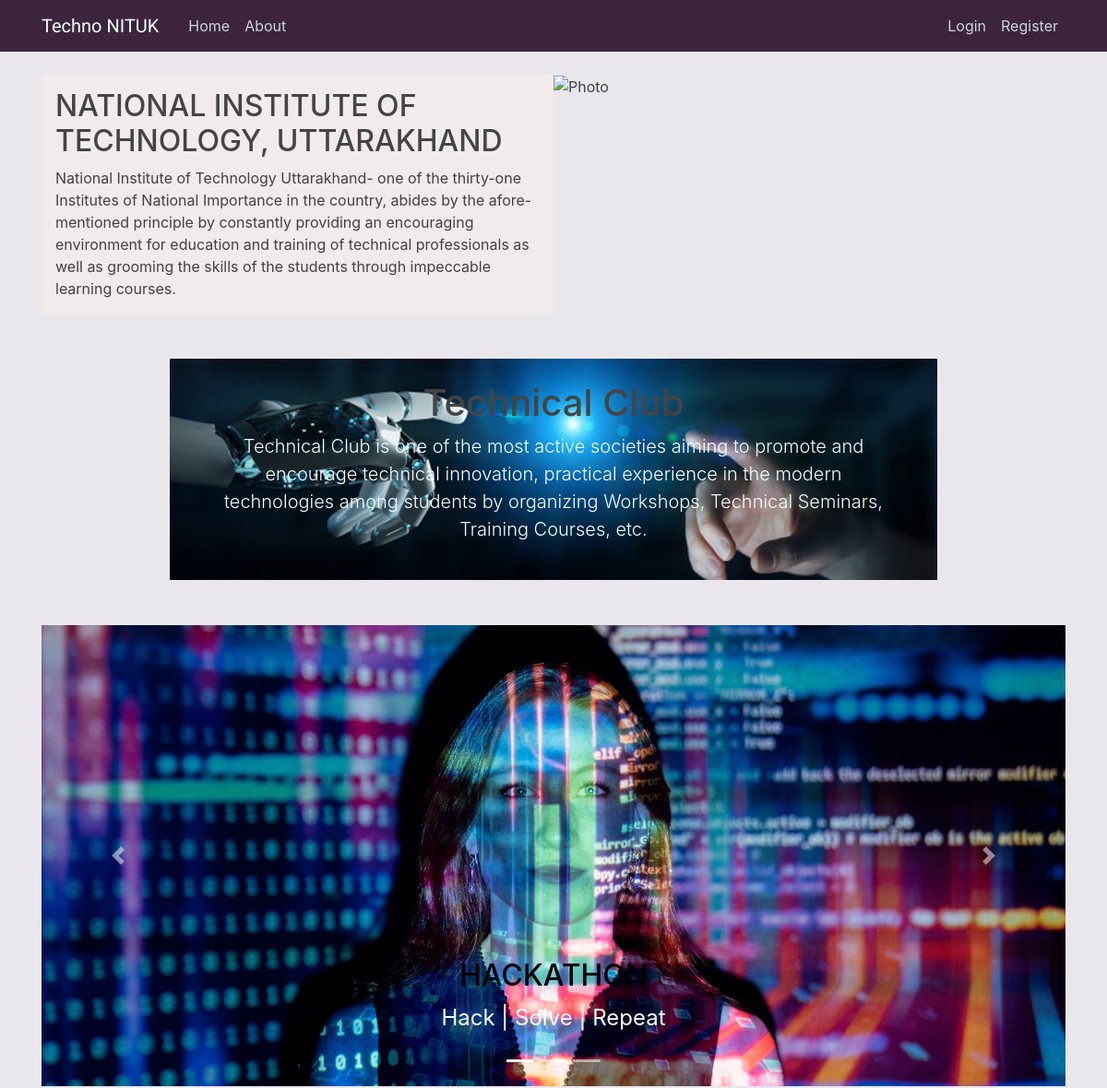
The app's page / (upper part), older data.
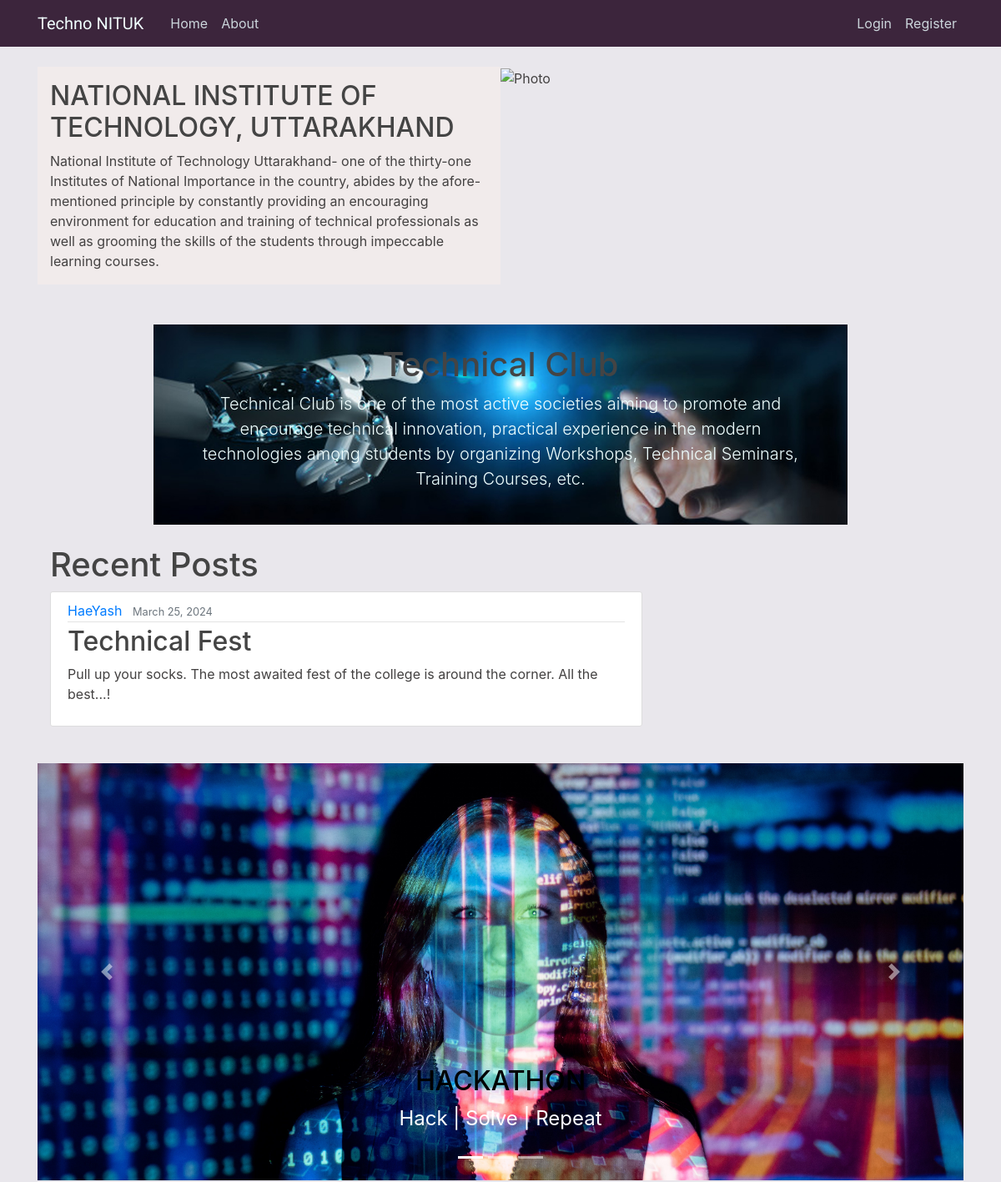
The same page, newer data.
### blog/models.py (models this page shows, shortened)
class Post(models.Model):
    title = models.CharField(max_length=100)
    content = models.TextField()
    date_posted = models.DateTimeField(default = timezone.now)
    author = models.ForeignKey(User, on_delete= models.CASCADE)

### blog/views.py (the view)
# urls.py: path('',views.home,name="blog-home"),
def home(request):
    context={
        "posts":Post.objects.all() # get all posts from database
    }
    return render(request, 'blog/home.html',context)

### blog/templates/blog/home.html (shortened to what this page needs)
{% extends "blog/base.html" %}
{% load static %}
{% block content %}
<section class="main-section">
  <div class="container-fluid">
    <div class="row">
          <div class="col-md-6" style="background-color: rgb(241, 235, 235);">
            <div class="h-100 mt-3" >
                <h2 >NATIONAL INSTITUTE OF TECHNOLOGY, UTTARAKHAND</h2>
                <p>National Institute of Technology Uttarakhand- one of the thirty-one Institutes of
                  National Importance in the country, abides by the afore-mentioned principle by constantly
                  providing an encouraging environment for education and training of technical professionals
                  as well as grooming the skills of the students through impeccable learning courses.</p>
            </div>
        </div>
    <div class="col-md-6" style="padding-left: 0; padding-right: 0;">
            <img src="{% static 'blog/media/event2.jpg' %}" alt="Photo" class="img-fluid w-100 h-100" style="object-fit: cover; width: 100%; height: 100%;">
        </div>
    </div>
  </div>
</section>
<section class="hero-section mt-5" style="background-color: #c4acd4;">
  <div class="container" style="max-width: 90%;">
      <div class="row justify-content-center align-items-center">
          <div class="col text-center" style="color: azure;">
              <h1>Technical Club</h1>
              <p class="lead">Technical Club is one of the most active societies aiming to promote
                and encourage technical innovation, practical experience in the modern technologies
                among students by organizing Workshops, Technical Seminars, Training Courses, etc. </p>
          </div>
      </div>
  </div>
</section>
   <section class="blog-post-section my-4">
    <div class="container">
      <div class="row">
        <div class="col-md-8">
          {% if posts %}
            <h1>Recent Posts</h1>
            {% for post in posts %}
              <article class="media content-section">
                <div class="media-body">
                  <div class="article-metadata">
                    <a class="mr-2" href="#">{{ post.author }}</a>
                    <small class="text-muted">{{ post.date_posted|date:"F d, Y" }}</small>
                  </div>
                  <h2><a class="article-title" href="#">{{ post.title }}</a></h2>
                  <p class="article-content">{{ post.content }}</p>
                </div>
              </article>
            {% endfor %}
          {% endif %}
        </div>
      </div>
    </div>
  </section>
  <section class="carousel-section my-4">
    <div id="carouselExampleIndicators" class="carousel slide" data-ride="carousel">
      <ol class="carousel-indicators">
        <li data-target="#carouselExampleIndicators" data-slide-to="0" class="active"></li>
        <li data-target="#carouselExampleIndicators" data-slide-to="1"></li>
        <li data-target="#carouselExampleIndicators" data-slide-to="2"></li>
      </ol>
      <div class="carousel-inner">
        <div class="carousel-item active">
          <img class="d-block w-100 carousel-image" src="{% static 'blog/media/event1.jpg' %}" alt="First slide">
          <div class="carousel-caption d-none d-md-block">
            <h5>HACKATHON</h5>
            <p>Hack | Solve | Repeat</p>
          </div>
        </div>
      </div>
      <a class="carousel-control-prev" href="#carouselExampleIndicators" role="button" data-slide="prev">
        <span class="carousel-control-prev-icon" aria-hidden="true"></span>
      </a>
      <a class="carousel-control-next" href="#carouselExampleIndicators" role="button" data-slide="next">
        <span class="carousel-control-next-icon" aria-hidden="true"></span>
      </a>
    </div>
  </section>
{% endblock %}

### blog/templates/blog/base.html (shortened to what this page needs)
{%load static%}
<!DOCTYPE html>
<html lang="en">
<head>
    <link rel="stylesheet" href="https://maxcdn.bootstrapcdn.com/bootstrap/4.0.0/css/bootstrap.min.css">
    <link rel="stylesheet" type="text/css" href="{%static 'blog/main.css'%}">
</head>
<body>
    <header class="site-header">
      <nav class="navbar navbar-expand-lg navbar-light fixed-top" style="background-color: rgb(60, 37, 60);">
          <div class="container">
            <a class="navbar-brand mr-4" href="{%url 'blog-home'%}" style="color: azure; font-family: 'Roboto', sans-serif;">Techno NITUK</a>
            <div class="collapse navbar-collapse" id="navbarToggle">
              <div class="navbar-nav mr-auto">
                <a class="nav-item nav-link" href="{% url 'blog-home' %}">Home</a>
                <a class="nav-item nav-link" href="{% url 'blog-about' %}">About</a>
              </div>
              <div class="navbar-nav ml-auto">
                {% if user.is_authenticated %}
                  <form action="{% url 'logout' %}" method="post">
                    {% csrf_token %}
                    <button type="submit" class="btn btn-link text-white" style="text-decoration: none;">Logout</button>
                  </form>
                {%else%}
                  <a class="nav-item nav-link" href="{%url 'login'%}">Login</a>
                  <a class="nav-item nav-link" href="{%url 'register'%}">Register</a>
                {%endif%}
              </div>
            </div>
          </div>
        </nav>
      </header>
    <main role="main" class="container">
      <div class="row">
          <div class="col-md-12">
              <div class="content-wrapper">
                  {% block content %}{% endblock %}
              </div>
          </div>
      </div>
    </main>
  </body>
</html>

### blog/static/blog/main.css (style rules this page uses)
body { background-color: #e9e7ec; color: #434141; margin-top: 5rem; }
h1, h2, h3, h4, h5, h6 { color: #444444; }
.site-header .navbar-nav .nav-link { color: #cbd5db; }
.content-section { background: #ffffff; padding: 10px 20px; border: 1px solid #dddddd; border-radius: 3px; margin-bottom: 20px; }
.article-title { color: #444444; }
.article-content { white-space: pre-line; }
.article-metadata { padding-bottom: 1px; margin-bottom: 4px; border-bottom: 1px solid #e3e3e3 }
.hero-section { background: url('media/robo.jpg'); background-size: cover; background-position: center; background-repeat: no-repeat; max-width: 75%; height: 30vh; margin-left: auto; margin-right: auto; display: flex; align-items: center; justify-content: center; }
.carousel-image { height: 100%; width: 100%; object-fit: cover; }
.carousel-image { height: 500px; object-fit: cover; }
.carousel-item h5 { color:#000000; font-size:xx-large }
.carousel-item p { color:#ffffff; font-size:x-large }

Row changes from the older to the newer data that the page shows:
added Post: author "HaeYash", date_posted "March 25, 2024", title "Technical Fest", content "Pull up your socks. The most awaited fest of the college is around the corner. All the best...!"
Text that changed along with them:
text now shown: "Recent Posts"
